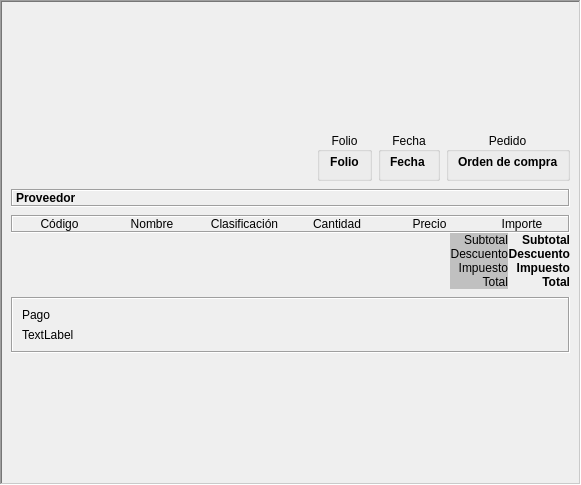
<?xml version="1.0" encoding="UTF-8"?>
<ui version="4.0">
 <class>Form</class>
 <widget class="QWidget" name="Form">
  <property name="geometry">
   <rect>
    <x>0</x>
    <y>0</y>
    <width>581</width>
    <height>485</height>
   </rect>
  </property>
  <property name="sizePolicy">
   <sizepolicy hsizetype="Preferred" vsizetype="MinimumExpanding">
    <horstretch>0</horstretch>
    <verstretch>0</verstretch>
   </sizepolicy>
  </property>
  <property name="windowTitle">
   <string>Form</string>
  </property>
  <layout class="QVBoxLayout" name="verticalLayout_5">
   <property name="margin">
    <number>0</number>
   </property>
   <item>
    <widget class="QFrame" name="frameDetalle">
     <property name="frameShape">
      <enum>QFrame::WinPanel</enum>
     </property>
     <property name="frameShadow">
      <enum>QFrame::Sunken</enum>
     </property>
     <layout class="QVBoxLayout" name="verticalLayout">
      <property name="spacing">
       <number>0</number>
      </property>
      <item>
       <widget class="QFrame" name="spacer1FR">
        <property name="sizePolicy">
         <sizepolicy hsizetype="Preferred" vsizetype="MinimumExpanding">
          <horstretch>0</horstretch>
          <verstretch>1</verstretch>
         </sizepolicy>
        </property>
       </widget>
      </item>
      <item>
       <widget class="QFrame" name="frame">
        <layout class="QHBoxLayout" name="horizontalLayout_3">
         <property name="margin">
          <number>0</number>
         </property>
         <item>
          <widget class="QFrame" name="spacerHeaderFR">
           <property name="sizePolicy">
            <sizepolicy hsizetype="MinimumExpanding" vsizetype="Preferred">
             <horstretch>0</horstretch>
             <verstretch>0</verstretch>
            </sizepolicy>
           </property>
           <layout class="QHBoxLayout" name="horizontalLayout_4"/>
          </widget>
         </item>
         <item>
          <widget class="QGroupBox" name="groupBox">
           <property name="title">
            <string>Folio</string>
           </property>
           <property name="alignment">
            <set>Qt::AlignCenter</set>
           </property>
           <layout class="QVBoxLayout" name="verticalLayout_2">
            <property name="spacing">
             <number>0</number>
            </property>
            <property name="topMargin">
             <number>3</number>
            </property>
            <item>
             <widget class="QLabel" name="laFolio">
              <property name="font">
               <font>
                <weight>75</weight>
                <bold>true</bold>
               </font>
              </property>
              <property name="text">
               <string>Folio</string>
              </property>
              <property name="alignment">
               <set>Qt::AlignCenter</set>
              </property>
             </widget>
            </item>
           </layout>
          </widget>
         </item>
         <item>
          <widget class="QGroupBox" name="groupBox_2">
           <property name="title">
            <string>Fecha</string>
           </property>
           <property name="alignment">
            <set>Qt::AlignCenter</set>
           </property>
           <layout class="QVBoxLayout" name="verticalLayout_3">
            <property name="topMargin">
             <number>3</number>
            </property>
            <item>
             <widget class="QLabel" name="laFecha">
              <property name="font">
               <font>
                <weight>75</weight>
                <bold>true</bold>
               </font>
              </property>
              <property name="text">
               <string>Fecha</string>
              </property>
             </widget>
            </item>
           </layout>
          </widget>
         </item>
         <item>
          <widget class="QGroupBox" name="grOrden">
           <property name="title">
            <string>Pedido</string>
           </property>
           <property name="alignment">
            <set>Qt::AlignCenter</set>
           </property>
           <layout class="QVBoxLayout" name="verticalLayout_4">
            <property name="topMargin">
             <number>3</number>
            </property>
            <item>
             <widget class="QLabel" name="laOrden">
              <property name="font">
               <font>
                <weight>75</weight>
                <bold>true</bold>
               </font>
              </property>
              <property name="text">
               <string>Orden de compra</string>
              </property>
             </widget>
            </item>
           </layout>
          </widget>
         </item>
        </layout>
       </widget>
      </item>
      <item>
       <widget class="QFrame" name="spacer2FR">
        <property name="sizePolicy">
         <sizepolicy hsizetype="Preferred" vsizetype="MinimumExpanding">
          <horstretch>0</horstretch>
          <verstretch>0</verstretch>
         </sizepolicy>
        </property>
        <property name="minimumSize">
         <size>
          <width>0</width>
          <height>8</height>
         </size>
        </property>
       </widget>
      </item>
      <item>
       <widget class="QLabel" name="laOrigen">
        <property name="font">
         <font>
          <weight>75</weight>
          <bold>true</bold>
         </font>
        </property>
        <property name="frameShape">
         <enum>QFrame::Box</enum>
        </property>
        <property name="frameShadow">
         <enum>QFrame::Sunken</enum>
        </property>
        <property name="text">
         <string>Proveedor</string>
        </property>
        <property name="margin">
         <number>9</number>
        </property>
       </widget>
      </item>
      <item>
       <widget class="QFrame" name="spacer3FR">
        <property name="sizePolicy">
         <sizepolicy hsizetype="Preferred" vsizetype="MinimumExpanding">
          <horstretch>0</horstretch>
          <verstretch>0</verstretch>
         </sizepolicy>
        </property>
        <property name="minimumSize">
         <size>
          <width>0</width>
          <height>8</height>
         </size>
        </property>
       </widget>
      </item>
      <item>
       <widget class="QFrame" name="itemsFR">
        <property name="frameShape">
         <enum>QFrame::Box</enum>
        </property>
        <property name="frameShadow">
         <enum>QFrame::Sunken</enum>
        </property>
        <layout class="QHBoxLayout" name="horizontalLayout_2">
         <property name="spacing">
          <number>0</number>
         </property>
         <property name="margin">
          <number>0</number>
         </property>
         <item>
          <layout class="QVBoxLayout" name="codeLY">
           <item>
            <widget class="QLabel" name="codeLA">
             <property name="text">
              <string>Código</string>
             </property>
             <property name="alignment">
              <set>Qt::AlignCenter</set>
             </property>
             <property name="margin">
              <number>3</number>
             </property>
            </widget>
           </item>
          </layout>
         </item>
         <item>
          <layout class="QVBoxLayout" name="nameLY">
           <item>
            <widget class="QLabel" name="nameLA">
             <property name="text">
              <string>Nombre</string>
             </property>
             <property name="alignment">
              <set>Qt::AlignCenter</set>
             </property>
             <property name="margin">
              <number>3</number>
             </property>
            </widget>
           </item>
          </layout>
         </item>
         <item>
          <layout class="QVBoxLayout" name="clasificationLY">
           <item>
            <widget class="QLabel" name="clasificationLA">
             <property name="text">
              <string>Clasificación</string>
             </property>
             <property name="alignment">
              <set>Qt::AlignCenter</set>
             </property>
             <property name="margin">
              <number>3</number>
             </property>
            </widget>
           </item>
          </layout>
         </item>
         <item>
          <layout class="QVBoxLayout" name="quantityLY">
           <item>
            <widget class="QLabel" name="quantityLA">
             <property name="text">
              <string>Cantidad</string>
             </property>
             <property name="alignment">
              <set>Qt::AlignCenter</set>
             </property>
             <property name="margin">
              <number>3</number>
             </property>
            </widget>
           </item>
          </layout>
         </item>
         <item>
          <layout class="QVBoxLayout" name="priceLY">
           <item>
            <widget class="QLabel" name="priceLA">
             <property name="text">
              <string>Precio</string>
             </property>
             <property name="alignment">
              <set>Qt::AlignCenter</set>
             </property>
             <property name="margin">
              <number>3</number>
             </property>
            </widget>
           </item>
          </layout>
         </item>
         <item>
          <layout class="QVBoxLayout" name="importLY">
           <item>
            <widget class="QLabel" name="importLA">
             <property name="text">
              <string>Importe</string>
             </property>
             <property name="alignment">
              <set>Qt::AlignCenter</set>
             </property>
             <property name="margin">
              <number>3</number>
             </property>
            </widget>
           </item>
          </layout>
         </item>
        </layout>
       </widget>
      </item>
      <item>
       <layout class="QGridLayout" name="gridLayout">
        <property name="verticalSpacing">
         <number>0</number>
        </property>
        <item row="0" column="0">
         <spacer name="horizontalSpacer">
          <property name="orientation">
           <enum>Qt::Horizontal</enum>
          </property>
          <property name="sizeHint" stdset="0">
           <size>
            <width>40</width>
            <height>0</height>
           </size>
          </property>
         </spacer>
        </item>
        <item row="0" column="1">
         <widget class="QLabel" name="label_7">
          <property name="styleSheet">
           <string notr="true">background-color:#C0C0C0</string>
          </property>
          <property name="text">
           <string>Subtotal</string>
          </property>
          <property name="alignment">
           <set>Qt::AlignRight|Qt::AlignTrailing|Qt::AlignVCenter</set>
          </property>
         </widget>
        </item>
        <item row="0" column="2">
         <widget class="QLabel" name="laSubtotal">
          <property name="font">
           <font>
            <weight>75</weight>
            <bold>true</bold>
           </font>
          </property>
          <property name="text">
           <string>Subtotal</string>
          </property>
          <property name="alignment">
           <set>Qt::AlignRight|Qt::AlignTrailing|Qt::AlignVCenter</set>
          </property>
         </widget>
        </item>
        <item row="1" column="1">
         <widget class="QLabel" name="label_8">
          <property name="styleSheet">
           <string notr="true">background-color:#C0C0C0</string>
          </property>
          <property name="text">
           <string>Descuento</string>
          </property>
          <property name="alignment">
           <set>Qt::AlignRight|Qt::AlignTrailing|Qt::AlignVCenter</set>
          </property>
         </widget>
        </item>
        <item row="1" column="2">
         <widget class="QLabel" name="laDescuento">
          <property name="font">
           <font>
            <weight>75</weight>
            <bold>true</bold>
           </font>
          </property>
          <property name="text">
           <string>Descuento</string>
          </property>
          <property name="alignment">
           <set>Qt::AlignRight|Qt::AlignTrailing|Qt::AlignVCenter</set>
          </property>
         </widget>
        </item>
        <item row="2" column="1">
         <widget class="QLabel" name="label_9">
          <property name="styleSheet">
           <string notr="true">background-color:#C0C0C0</string>
          </property>
          <property name="text">
           <string>Impuesto</string>
          </property>
          <property name="alignment">
           <set>Qt::AlignRight|Qt::AlignTrailing|Qt::AlignVCenter</set>
          </property>
         </widget>
        </item>
        <item row="2" column="2">
         <widget class="QLabel" name="laImpuesto">
          <property name="font">
           <font>
            <weight>75</weight>
            <bold>true</bold>
           </font>
          </property>
          <property name="text">
           <string>Impuesto</string>
          </property>
          <property name="alignment">
           <set>Qt::AlignRight|Qt::AlignTrailing|Qt::AlignVCenter</set>
          </property>
         </widget>
        </item>
        <item row="3" column="1">
         <widget class="QLabel" name="label_10">
          <property name="styleSheet">
           <string notr="true">background-color:#C0C0C0</string>
          </property>
          <property name="text">
           <string>Total</string>
          </property>
          <property name="alignment">
           <set>Qt::AlignRight|Qt::AlignTrailing|Qt::AlignVCenter</set>
          </property>
         </widget>
        </item>
        <item row="3" column="2">
         <widget class="QLabel" name="laTotal">
          <property name="font">
           <font>
            <pointsize>9</pointsize>
            <weight>75</weight>
            <bold>true</bold>
           </font>
          </property>
          <property name="text">
           <string>Total</string>
          </property>
          <property name="alignment">
           <set>Qt::AlignRight|Qt::AlignTrailing|Qt::AlignVCenter</set>
          </property>
         </widget>
        </item>
       </layout>
      </item>
      <item>
       <widget class="QFrame" name="spacer4FR">
        <property name="sizePolicy">
         <sizepolicy hsizetype="Preferred" vsizetype="MinimumExpanding">
          <horstretch>0</horstretch>
          <verstretch>0</verstretch>
         </sizepolicy>
        </property>
        <property name="minimumSize">
         <size>
          <width>0</width>
          <height>8</height>
         </size>
        </property>
       </widget>
      </item>
      <item>
       <widget class="QFrame" name="framePago">
        <property name="frameShape">
         <enum>QFrame::Box</enum>
        </property>
        <property name="frameShadow">
         <enum>QFrame::Sunken</enum>
        </property>
        <layout class="QVBoxLayout" name="verticalLayout_6">
         <item>
          <widget class="QLabel" name="paymentLA">
           <property name="text">
            <string>Pago</string>
           </property>
          </widget>
         </item>
         <item>
          <widget class="QLabel" name="paymentTextLA">
           <property name="text">
            <string>TextLabel</string>
           </property>
          </widget>
         </item>
        </layout>
       </widget>
      </item>
      <item>
       <widget class="QFrame" name="spacer5FR">
        <property name="sizePolicy">
         <sizepolicy hsizetype="Preferred" vsizetype="MinimumExpanding">
          <horstretch>0</horstretch>
          <verstretch>1</verstretch>
         </sizepolicy>
        </property>
       </widget>
      </item>
     </layout>
    </widget>
   </item>
  </layout>
 </widget>
 <resources/>
 <connections/>
</ui>
